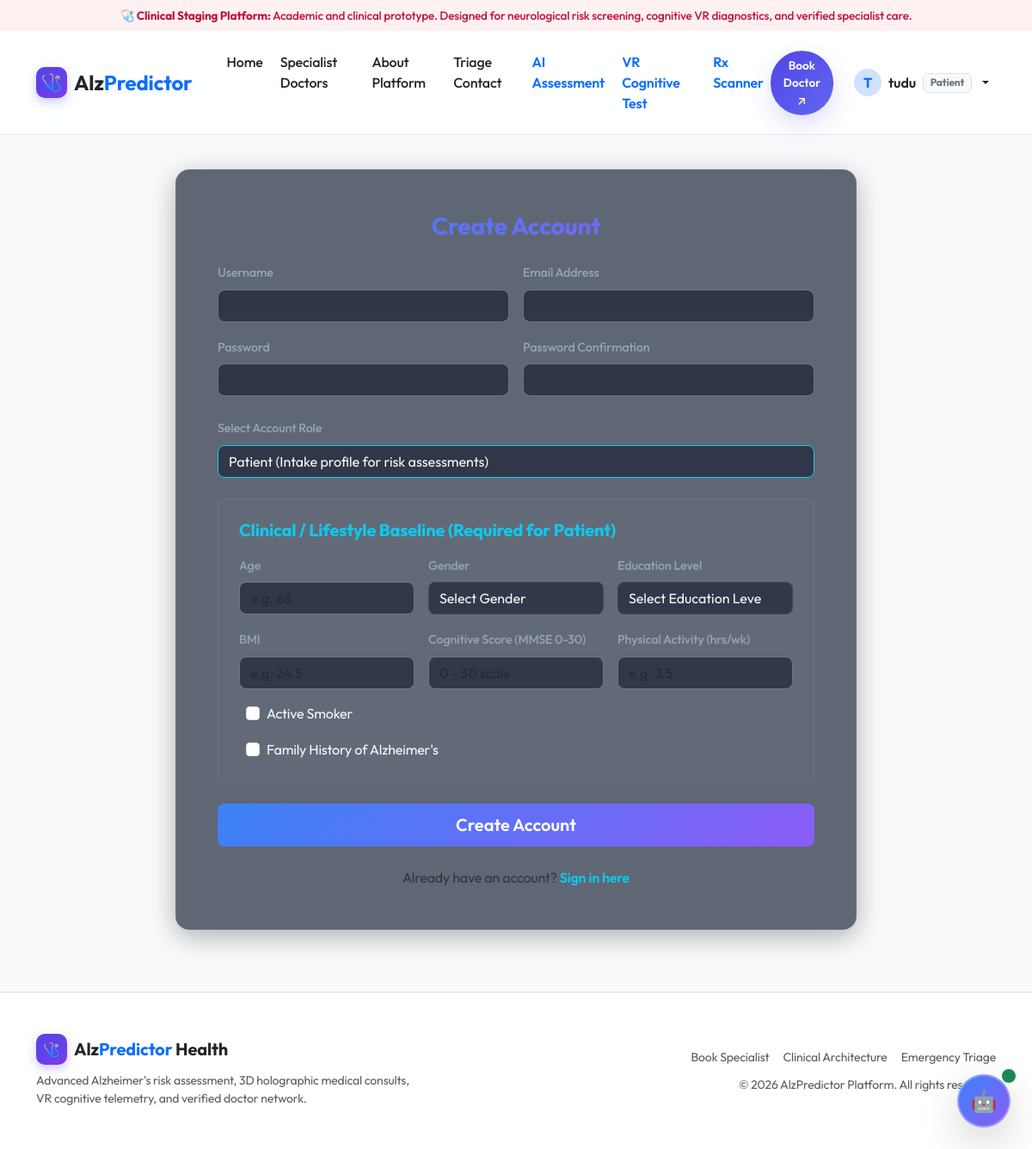
The app's page /register/ (signed in) with its own data.
### accounts/models.py (models this page shows, shortened)
class User(AbstractUser):
    ROLE_CHOICES = [
        ("patient", "Patient"),
        ("doctor", "Doctor"),
        ("nurse", "Nurse"),
        ("technician", "Technician"),
        ("management", "Management"),
    ]
    role = models.CharField(max_length=20, choices=ROLE_CHOICES, default="patient")

### accounts/views.py (the view, shortened to what this page needs)
# urls.py: path('register/', RegisterView.as_view(), name='register'),
class RegisterView(CreateView):
    form_class = UserRegisterForm
    template_name = 'accounts/register.html'

### templates/accounts/register.html (shortened to what this page needs)
{% extends 'base.html' %}
{% block content %}
<div class="row justify-content-center py-4">
    <div class="col-lg-8">
        <div class="glass-card p-5">
            <h2 class="h3 fw-bold text-center text-gradient mb-4">Create Account</h2>
            <form method="post">
                <div class="row g-3 mb-4">
                    <div class="col-md-6">
                        <label for="id_username" class="form-label">Username</label>
                        <input type="text" name="username" required id="id_username" class="form-control" value="{{ form.username.value|default_if_none:'' }}">
                    </div>
                    <div class="col-md-6">
                        <label for="id_email" class="form-label">Email Address</label>
                        <input type="email" name="email" required id="id_email" class="form-control" value="{{ form.email.value|default_if_none:'' }}">
                    </div>
                    <div class="col-md-6">
                        <label for="id_password1" class="form-label">Password</label>
                        <input type="password" name="password1" required id="id_password1" class="form-control">
                    </div>
                    <div class="col-md-6">
                        <label for="id_password2" class="form-label">Password Confirmation</label>
                        <input type="password" name="password2" required id="id_password2" class="form-control">
                    </div>
                </div>
                <div class="mb-4">
                    <label for="id_role" class="form-label">Select Account Role</label>
                    <select name="role" id="id_role" class="form-select border-info">
                        <option value="patient" {% if form.role.value == 'patient' %}selected{% endif %}>Patient (Intake profile for risk assessments)</option>
                    </select>
                </div>
                <div id="patient-details-section" class="mb-4 p-4 rounded border border-secondary bg-opacity-25 bg-secondary">
                    <h4 class="h5 fw-bold text-info mb-3">Clinical / Lifestyle Baseline (Required for Patient)</h4>
                    <div class="row g-3">
                        <div class="col-md-4">
                            <label for="id_age" class="form-label">Age</label>
                            <input type="number" name="age" id="id_age" class="form-control" placeholder="e.g. 68" value="{{ form.age.value|default_if_none:'' }}">
                        </div>
                        <div class="col-md-4">
                            <label for="id_gender" class="form-label">Gender</label>
                            <select name="gender" id="id_gender" class="form-select">
                                <option value="" selected>Select Gender</option>
                            </select>
                        </div>
                        <div class="col-md-4">
                            <label for="id_education_level" class="form-label">Education Level</label>
                            <select name="education_level" id="id_education_level" class="form-select">
                                <option value="" selected>Select Education Level</option>
                            </select>
                        </div>
                        <div class="col-md-4">
                            <label for="id_bmi" class="form-label">BMI</label>
                            <input type="number" step="0.1" name="bmi" id="id_bmi" class="form-control" placeholder="e.g. 24.5" value="{{ form.bmi.value|default_if_none:'' }}">
                        </div>
                        <div class="col-md-4">
                            <label for="id_cognitive_score" class="form-label">Cognitive Score (MMSE 0-30)</label>
                            <input type="number" step="0.1" name="cognitive_score" id="id_cognitive_score" class="form-control" placeholder="0 - 30 scale" value="{{ form.cognitive_score.value|default_if_none:'' }}">
                        </div>
                        <div class="col-md-4">
                            <label for="id_physical_activity" class="form-label">Physical Activity (hrs/wk)</label>
                            <input type="number" step="0.5" name="physical_activity" id="id_physical_activity" class="form-control" placeholder="e.g. 3.5" value="{{ form.physical_activity.value|default_if_none:'' }}">
                        </div>
                        <div class="col-md-6 form-check ms-3 mt-3">
                            <input type="checkbox" name="smoking" id="id_smoking" class="form-check-input" {% if form.smoking.value %}checked{% endif %}>
                            <label for="id_smoking" class="form-check-label text-light">Active Smoker</label>
                        </div>
                        <div class="col-md-6 form-check ms-3 mt-3">
                            <input type="checkbox" name="family_history" id="id_family_history" class="form-check-input" {% if form.family_history.value %}checked{% endif %}>
                            <label for="id_family_history" class="form-check-label text-light">Family History of Alzheimer's</label>
                        </div>
                    </div>
                </div>
                <div class="d-grid mt-4">
                    <button type="submit" class="btn btn-primary-gradient btn-lg">Create Account</button>
                </div>
            </form>
            <div class="text-center mt-4">
                <span class="text-muted">Already have an account?</span>
                <a href="{% url 'login' %}" class="text-info text-decoration-none fw-semibold">Sign in here</a>
            </div>
        </div>
    </div>
</div>
{% endblock %}

### templates/base.html (shortened to what this page needs)
{% load static %}
<!DOCTYPE html>
<html lang="en">
<head>
    <link href="https://cdn.jsdelivr.net/npm/bootstrap@5.3.2/dist/css/bootstrap.min.css" rel="stylesheet">
    <link rel="stylesheet" href="{% static 'css/style.css' %}">
    <link rel="stylesheet" href="{% static 'css/nuvica_theme.css' %}">
</head>
<body>
    <div class="alert alert-disclaimer py-2 px-3 m-0 text-center rounded-0 border-0" role="alert" style="font-size: 0.85rem; font-weight: 500; background: #fff1f2; color: #be123c; border-bottom: 1px solid #fecdd3;">
        🩺 <strong>Clinical Staging Platform:</strong> Academic and clinical prototype. Designed for neurological risk screening, cognitive VR diagnostics, and verified specialist care.
    </div>
    <nav class="navbar navbar-expand-lg nuvica-nav sticky-top py-3">
        <div class="container">
            <a class="navbar-brand d-flex align-items-center gap-2" href="{% url 'home' %}">
                <span class="nuvica-brand-badge">🩺</span>
                <span class="fs-4 fw-bold text-dark">Alz<span class="text-primary">Predictor</span></span>
            </a>
            <div class="collapse navbar-collapse" id="navbarNav">
                <ul class="navbar-nav me-auto ps-lg-3 gap-1">
                    <li class="nav-item">
                        <a class="nav-link text-dark fw-medium" href="{% url 'home' %}">Home</a>
                    </li>
                    <li class="nav-item">
                        <a class="nav-link text-dark fw-medium" href="{% url 'appointment_booking' %}">Specialist Doctors</a>
                    </li>
                    <li class="nav-item">
                        <a class="nav-link text-dark fw-medium" href="{% url 'about' %}">About Platform</a>
                    </li>
                    <li class="nav-item">
                        <a class="nav-link text-dark fw-medium" href="{% url 'contact' %}">Triage Contact</a>
                    </li>
                    {% if user.is_authenticated %}
                        {% if user.role == 'patient' %}
                            <li class="nav-item">
                                <a class="nav-link fw-semibold text-primary" href="{% url 'patient_dashboard' %}">AI Assessment</a>
                            </li>
                            <li class="nav-item">
                                <a class="nav-link fw-semibold text-primary" href="{% url 'vr_test' %}">VR Cognitive Test</a>
                            </li>
                            <li class="nav-item">
                                <a class="nav-link fw-semibold text-primary" href="{% url 'prescriptions_scanner' %}">Rx Scanner</a>
                            </li>
                        {% elif user.role == 'doctor' or user.role == 'nurse' %}
                            <li class="nav-item">
                                <a class="nav-link fw-semibold text-warning" href="{% url 'service_dashboard' %}">Clinical Intake Board</a>
                            </li>
                        {% endif %}
                    {% endif %}
                </ul>
                <ul class="navbar-nav ms-auto align-items-center gap-2">
                    {% if user.is_authenticated %}
                        <li class="nav-item me-2">
                            <button type="button" class="btn btn-pill btn-pill-primary btn-pill-sm" data-action="book-doctor">
                                Book Doctor ↗
                            </button>
                        </li>
                        <li class="nav-item dropdown">
                            <a class="nav-link dropdown-toggle text-dark fw-semibold d-flex align-items-center gap-2" href="#" id="userDropdown" role="button" data-bs-toggle="dropdown">
                                <div class="bg-primary-subtle text-primary rounded-circle d-flex align-items-center justify-content-center fw-bold" style="width: 32px; height: 32px;">
                                    {{ user.username|slice:":1"|upper }}
                                </div>
                                <span>{{ user.get_full_name|default:user.username }}</span>
                                <span class="badge bg-light text-secondary border text-capitalize">{{ user.role }}</span>
                            </a>
                        </li>
                    {% endif %}
                </ul>
            </div>
        </div>
    </nav>
    <main class="flex-grow-1">
        {% block content %}{% endblock %}
    </main>
    <div class="toast-container position-fixed bottom-0 end-0 p-3" style="z-index: 1080;">
    </div>
    <footer class="bg-white border-top py-5 mt-5">
        <div class="container">
            <div class="row g-4 justify-content-between align-items-center">
                <div class="col-md-5">
                    <div class="d-flex align-items-center gap-2 mb-2">
                        <span class="nuvica-brand-badge">🩺</span>
                        <span class="fs-5 fw-bold text-dark">Alz<span class="text-primary">Predictor</span> Health</span>
                    </div>
                    <p class="text-muted small mb-0">Advanced Alzheimer's risk assessment, 3D holographic medical consults, VR cognitive telemetry, and verified doctor network.</p>
                </div>
                <div class="col-md-6 text-md-end">
                    <div class="d-flex gap-3 justify-content-md-end flex-wrap mb-2">
                        <a href="{% url 'appointment_booking' %}" class="text-muted text-decoration-none small">Book Specialist</a>
                        <a href="{% url 'about' %}" class="text-muted text-decoration-none small">Clinical Architecture</a>
                        <a href="{% url 'contact' %}" class="text-muted text-decoration-none small">Emergency Triage</a>
                    </div>
                    <small class="text-muted">&copy; 2026 AlzPredictor Platform. All rights reserved.</small>
                </div>
            </div>
        </div>
    </footer>
    {% include 'components/chatbot.html' %}
</body>
</html>

### static/css/style.css (style rules this page uses)
:root { --bg-primary: #0b0f19; --bg-secondary: #131c2f; --bg-card: rgba(30, 41, 59, 0.7); --border-color: rgba(255, 255, 255, 0.08); --accent-blue: #3b82f6; --accent-cyan: #06b6d4; --accent-purple: #8b5cf6; --accent-rose: #f43f5e; --text-main: #f8fafc; --text-muted: #94a3b8; --gradient-glow: linear-gradient(135deg, var(--accent-blue), var(--accent-purple)); --gradient-glow-2: linear-gradient(135deg, var(--accent-cyan), var(--accent-blue)); }
body { background-color: var(--bg-primary); color: var(--text-main); font-family: 'Outfit', -apple-system, BlinkMacSystemFont, "Segoe UI", Roboto, sans-serif; min-height: 100vh; display: flex; flex-direction: column; overflow-x: hidden; }
.glass-card { background: var(--bg-card); backdrop-filter: blur(12px); -webkit-backdrop-filter: blur(12px); border: 1px solid var(--border-color); border-radius: 16px; box-shadow: 0 8px 32px 0 rgba(0, 0, 0, 0.3); transition: all 0.3s cubic-bezier(0.4, 0, 0.2, 1); }
.text-gradient { background: var(--gradient-glow); -webkit-background-clip: text; -webkit-text-fill-color: transparent; }
.form-control, .form-select { background-color: rgba(15, 23, 42, 0.6); border: 1px solid var(--border-color); color: var(--text-main); border-radius: 8px; transition: all 0.2s ease-in-out; }
.form-label { color: var(--text-muted); font-weight: 500; font-size: 0.9rem; }
.btn-primary-gradient { background: var(--gradient-glow); border: none; color: white; font-weight: 600; border-radius: 8px; padding: 10px 24px; transition: all 0.3s ease; }
.alert-disclaimer { background-color: rgba(244, 63, 94, 0.1); border: 1px solid rgba(244, 63, 94, 0.2); color: #fda4af; border-radius: 12px; }
footer { margin-top: auto; border-top: 1px solid var(--border-color); }

### static/css/nuvica_theme.css (style rules this page uses)
:root { --nuv-primary: #4f46e5; --nuv-primary-hover: #4338ca; --nuv-primary-soft: #eef2ff; --nuv-secondary: #0d9488; --nuv-secondary-soft: #f0fdf4; --nuv-accent-blue: #0284c7; --nuv-accent-purple: #7c3aed; --nuv-accent-rose: #e11d48; --nuv-accent-amber: #d97706; --nuv-bg-main: #f8fafc; --nuv-bg-card: rgba(255, 255, 255, 0.92); --nuv-bg-hero: linear-gradient(135deg, #f0f4ff 0%, #e8f0fe 40%, #f3e8ff 70%, #ecfeff 100%); --nuv-border: #e2e8f0; --nuv-border-focus: #818cf8; --nuv-text-dark: #0f172a; --nuv-text-muted: #64748b; --nuv-text-light: #94a3b8; --nuv-shadow-sm: 0 2px 8px -2px rgba(15, 23, 42, 0.05); --nuv-shadow-md: 0 10px 25px -5px rgba(15, 23, 42, 0.08), 0 8px 10px -6px rgba(15, 23, 42, 0.04); --nuv-shadow-lg: 0 20px 35px -10px rgba(15, 23, 42, 0.12), 0 10px 15px -5px rgba(15, 23, 42, 0.04); --nuv-shadow-glow: 0 12px 30px -5px rgba(79, 70, 229, 0.25); --nuv-radius-sm: 10px; --nuv-radius-md: 16px; --nuv-radius-lg: 24px; --nuv-radius-full: 9999px; }
body { background-color: var(--nuv-bg-main); color: var(--nuv-text-dark); font-family: 'Outfit', 'Inter', -apple-system, BlinkMacSystemFont, 'Segoe UI', Roboto, sans-serif; min-height: 100vh; display: flex; flex-direction: column; overflow-x: hidden; letter-spacing: -0.01em; }
.nuvica-nav { background: rgba(255, 255, 255, 0.85); backdrop-filter: blur(16px); -webkit-backdrop-filter: blur(16px); border-bottom: 1px solid var(--nuv-border); transition: all 0.3s ease; }
.nuvica-brand-badge { display: inline-flex; align-items: center; justify-content: center; width: 36px; height: 36px; border-radius: 10px; background: linear-gradient(135deg, var(--nuv-primary), var(--nuv-accent-purple)); color: white; font-weight: 700; box-shadow: 0 4px 12px rgba(79, 70, 229, 0.3); }
.btn-pill { display: inline-flex; align-items: center; gap: 8px; padding: 10px 22px; border-radius: var(--nuv-radius-full); font-weight: 600; font-size: 0.95rem; transition: all 0.25s cubic-bezier(0.4, 0, 0.2, 1); text-decoration: none; cursor: pointer; border: 1px solid transparent; }
.btn-pill-primary { background: linear-gradient(135deg, var(--nuv-primary), #6366f1); color: #ffffff !important; box-shadow: var(--nuv-shadow-glow); }
.btn-pill-sm { padding: 6px 14px; font-size: 0.85rem; }

### records on screen
User: username "T", get_full_name "tudu", role "Patient"
